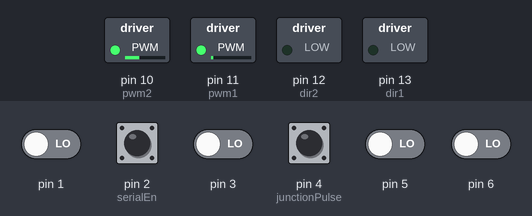
Bench run of a sketch on a simulated Arduino Uno, built with avr-gcc and run on an emulated ATmega328P. On the bench: switched loads named in the sketch (green lamp = pin HIGH). The test bench sets the inputs (shaded band); at power-on: pin 2 (serialEn) HIGH, pin 1, pin 3, pin 4 (junctionPulse), pin 5, pin 6 LOW.

Above: at 1.2 s.
1.3 s: pin 2 (serialEn) pulled LOW for 0.15 s
At 1.4 s:
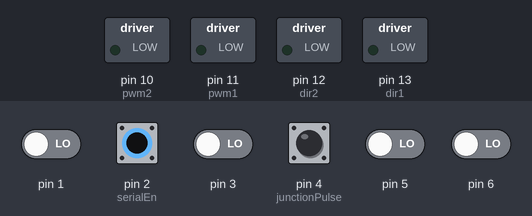
3.0 s: pin 5 driven HIGH
At 4.2 s:
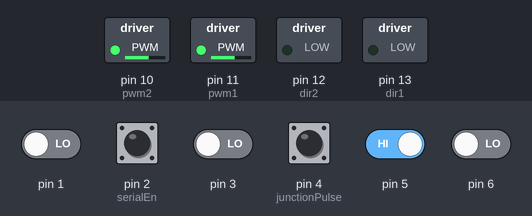
4.5 s: pin 2 (serialEn) pulled LOW for 1 s
At 5.3 s:
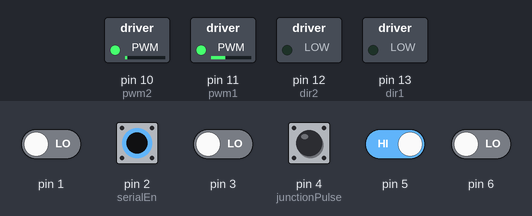
7.0 s: pin 5 driven LOW
At 7.6 s:
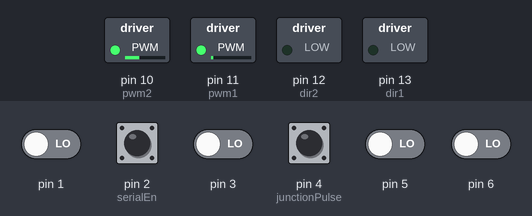
Timing chart, 0 to 9.5 s (numbered marks = the images above; inputs shaded):
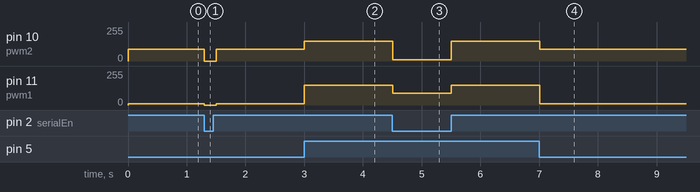

The sketch:

line-follower-final.ino
```cpp
//  https://tutorial.cytron.io/2015/07/31/line-following-robot-using-lsa08-serial-mode-digital-output/ link for reference
//  some of the given values and variables are dependent on the hardware to be used and must be tested properly

const byte rx = 0;    // Defining pin 0 as Rx
const byte tx = 1;    // Defining pin 1 as Tx
const byte serialEn = 2;    // Connect UART output enable of LSA08 to pin 2
const byte junctionPulse = 4;   // Connect JPULSE of LSA08 to pin 4
const byte dir1 = 13;   // Connect DIR1 of motor driver to pin 13
const byte dir2 = 12;   // Connect DIR2 of motor driver to pin 12
const byte pwm1 = 11;   // Connect PWM1 of motor driver to pin 11 //left motor
const byte pwm2 = 10;   // Connect PWM2 of motor driver to pin 10 //right motor

double Kp=0, Ki=10, Kd=0;//this is the tuning variables, we need to test the robot again and again to finely tune it.
int set_point=35, proportional=0,integral=0,derivative=0,last_proportional = 0,error_value;
int base_speed=150, left_speed, right_speed, max_speed=220; //  base_speed and max_speed can be adjusted based on our requirements

void setup() {
  pinMode(serialEn,OUTPUT);   // Setting serialEn as digital output pin
  pinMode(junctionPulse,INPUT);   // Setting junctionPulse as digital input pin

  // Setting pin 0 - 7 as digital input pin
  for(byte i=0;i<=7;i++) {
    pinMode(i,INPUT);
  }

  // Setting pin 10 - 13 as digital output pin
  for(byte i=10;i<=13;i++) {
    pinMode(i,OUTPUT);
  }

  digitalWrite(serialEn,HIGH);

  // Setting the initial condition of motors
  // make sure both PWM pins are LOW
  digitalWrite(pwm1,LOW);
  digitalWrite(pwm2,LOW);

  // State of DIR pins are depending on your physical connection
  // if your robot behaves strangely, try changing thses two values
  digitalWrite(dir1,LOW);
  digitalWrite(dir2,LOW);

}

void loop() {
  digitalWrite(serialEn,LOW);
  int Position=Serial.read(); //  returns a value between 0 and 70 that indicates position of bot wrt line
  digitalWrite(serialEn,HIGH);
  pid(Position);  //  pid function

  // Checking for junction crossing, if juction detected,
  // keep moving forward
  if(digitalRead(2) && digitalRead(5))
  moveForward();

  // Checking for sensor number 1 and 2, if line detected, move left
  else if(digitalRead(1) || digitalRead(2))
  moveLeft();

  // Checking for sensor number 5 and 6, if line detected, move right
  else if(digitalRead(5) || digitalRead(6))
  moveRight();

  // Checking for sensors number 3 and 4,
  // if line is detected by either of these sensor, move forward
  else if(digitalRead(3) || digitalRead(4))
  moveForward();

  // If no line is detected, stay at the position
  else
  wait();

  // Put some delay to avoid the robot jig while making a turn
  delay(100);

}


// The values work good in my case, you could use other values set
// to archieve a performance that satisfy you
void moveLeft() {
  // For robot to move left, right motor has to be faster than left motor
  analogWrite(pwm1,10);
  analogWrite(pwm2,90);
}

void moveRight() {
  // For robot to move right, left motor has to be faster than right motor
  analogWrite(pwm1,90);
  analogWrite(pwm2,10);
}

void moveForward() {
  // For robot to move forward, both motors have to be same speed
  analogWrite(pwm1,base_speed);
  analogWrite(pwm2,base_speed);
}

void wait() {
  // Function to makes the robot stay
  analogWrite(pwm1,0);
  analogWrite(pwm2,0);
}

void pid(int Position)
{
  proportional = Position - set_point;  // set_point is set as 35 i.e centre of the bot
  integral = integral + proportional;
  derivative = proportional - last_proportional;
  last_proportional = proportional;
  error_value = int(proportional * Kp + integral * Ki + derivative * Kd);

  if(error_value>0) // adding error_value with right or left motor should be tested
  {
    right_speed = base_speed + error_value;
    left_speed = base_speed;
    if(right_speed > max_speed)
    {
      right_speed = max_speed;
    }
  }
  else // subtracting error_value from right or left motor should be tested
  {
    right_speed = base_speed;
    left_speed = base_speed - error_value;
    if(left_speed>max_speed)
    {
      left_speed = max_speed;
    }
  }
  analogWrite(pwm1,left_speed);
  analogWrite(pwm2,right_speed);
}
```

Measured:
- after the input at 1.3 s, pin 10 (pwm2): 90/255 → 0/255 at once, → 90/255 0.20 s later; pin 11 (pwm1): 10/255 → 0/255 at once, → 10/255 0.20 s later
- after the input at 3.0 s, pin 10 (pwm2): 90/255 → 150/255 at once; pin 11 (pwm1): 10/255 → 150/255 at once
- after the input at 4.5 s, pin 10 (pwm2): 150/255 → 10/255 at once, → 150/255 1.0 s later; pin 11 (pwm1): 150/255 → 90/255 at once, → 150/255 1.0 s later
- after the input at 7.0 s, pin 10 (pwm2): 150/255 → 90/255 at once; pin 11 (pwm1): 150/255 → 10/255 at once
